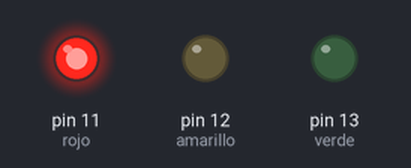
The sketch below on a simulated Arduino Uno, built with avr-gcc and run on an emulated ATmega328P. Shown: output pins drawn as LEDs (lit = HIGH).

Above: at 8.5 s.
At 13.5 s:
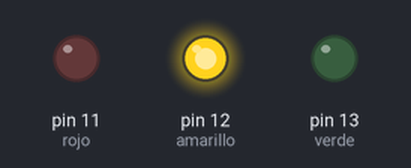
At 21.0 s:
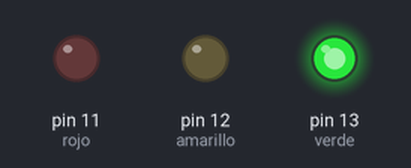
At 29.2 s:
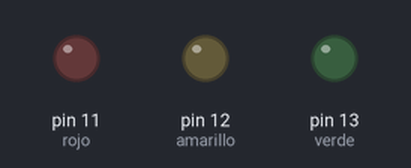
Timing chart, 0 to 37.2 s (numbered marks = the images above):
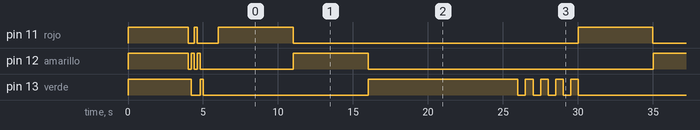

The sketch:

Traffic_Light_V_1.ino
```cpp
void setup() {
  pinMode(13, OUTPUT);
  pinMode(12, OUTPUT);
  pinMode(11, OUTPUT);

  int verde = 13;
  int amarillo = 12;
  int rojo = 11;

  digitalWrite(verde, 1);
  digitalWrite(amarillo, 1);
  digitalWrite(rojo, 1);
  delay(4000);
  digitalWrite(verde, 0);
  digitalWrite(amarillo, 0);
  digitalWrite(rojo, 0);

  //light test 1
  digitalWrite(verde, 1);
  delay(200);
  digitalWrite(verde, 0);
  digitalWrite(amarillo, 1);
  delay(200);
  digitalWrite(amarillo, 0);
  digitalWrite(rojo, 1);
  delay(200);

  digitalWrite(rojo, 0);
  digitalWrite(amarillo, 1);
  delay(200);
  digitalWrite(amarillo, 0);
  digitalWrite(verde, 1);
  delay(200);
  digitalWrite(verde, 0);
  delay(1000);


// x3 resis 220 ohm
// x3 leds (verde,13) (amarillo,12) (rojo,11)
// x7 jumper wire
// x1 BreadBoard
// x1 Arduino Uno

}

void loop() {
  int tiempo = 1000;
  int verde = 13;
  int amarillo = 12;
  int rojo = 11;

  //begin secuence in red
  digitalWrite(rojo, 1);
  delay(5000); //se espera 5s
  digitalWrite(rojo, 0); //apaga rojo
  digitalWrite(amarillo, 1); //enciende amarillo
  delay(5000);
  digitalWrite(amarillo, 0); //apaga amarillo
  digitalWrite(verde, 1); //enciende verde
  delay(10000); //espera de 10 secs con verde encendida
  digitalWrite(verde, 0);
  delay(500);
  digitalWrite(verde, 1);
  delay(500);
  digitalWrite(verde, 0);
  delay(500);
  digitalWrite(verde, 1);
  delay(500);
  digitalWrite(verde, 0);
  delay(500);
  digitalWrite(verde, 1);
  delay(500);
  digitalWrite(verde, 0);
  delay(500);
  digitalWrite(verde, 1);
  delay(500);
  digitalWrite(verde, 0);

}
```

Measured:
- by itself, pin 11 (rojo): goes LOW 0.40 s, HIGH 0.20 s, LOW 1.4 s, 5 × (HIGH 5.0 s, LOW 19.0 s), then HIGH
- by itself, pin 12 (amarillo): HIGH → LOW at 4.0 s, → HIGH 0.20 s later, → LOW 0.20 s later, → HIGH 0.20 s later, … (15 changes in this stretch)
- by itself, pin 13 (verde): moves between LOW and HIGH, repeating every 48.0 s
